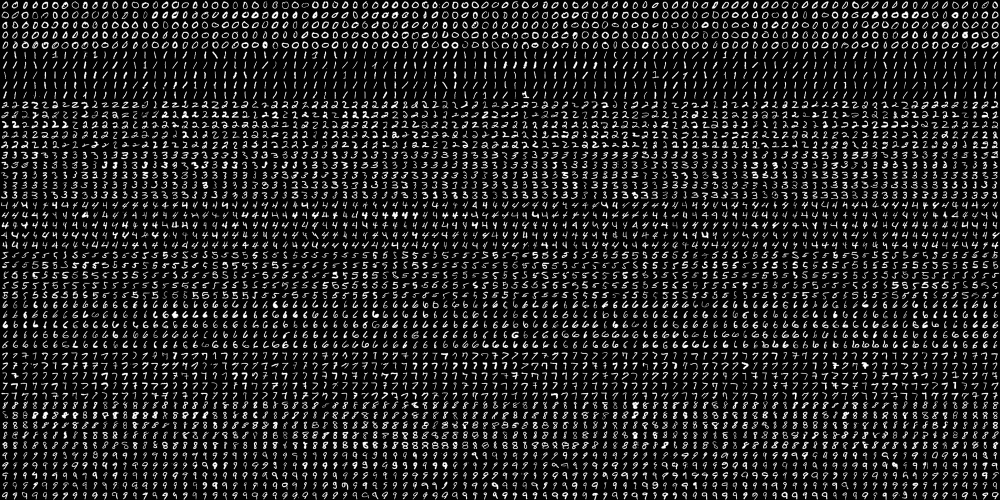
#> input picture datasets/digits.png, 2000 x 1000 px, given in place of the camera (shown at 1/2 size)
$ jupyter execute 3-image-filters.py.ipynb
#> lines starting #> are read from the running program, lines starting #| are printed output that depends on the picture; after the words box and inside, x2 and y2 are one past the last pixel; in counts of white or black regions, pixels touching at a corner belong together
#> further down, frame is the input picture: shape (1000, 2000, 3); min 0, max 255, mean 33.8
[cell 1]
import cv2
import numpy as np

def apply_invert(frame):
    return cv2.bitwise_not(frame)
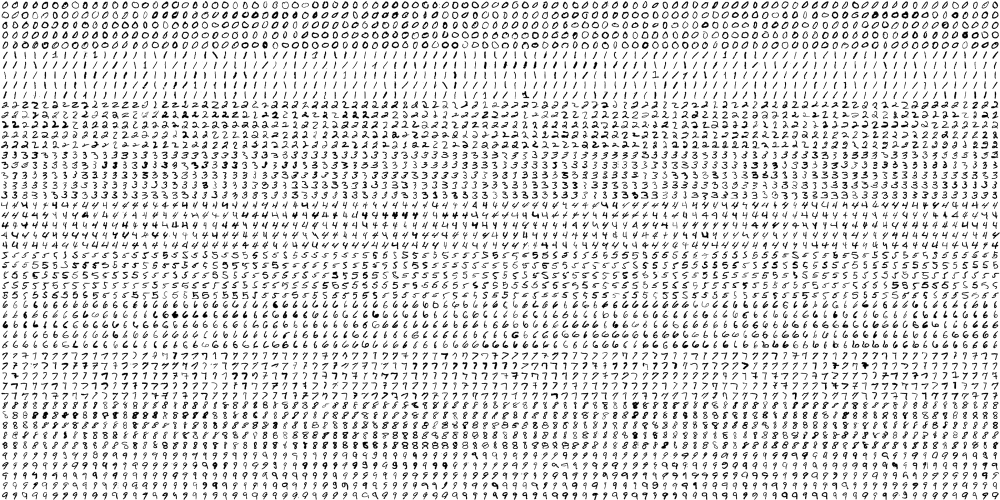
#> returned value: shape (1000, 2000, 3) (shown at 1/2 size); min 0, max 255, mean 221.2

def apply_sepia(frame, intensity=0.5):
#> called with intensity = 0.5
    blue, green, red = 20, 66, 112
    #frame = cv2.cvtColor(frame, cv2.COLOR_BGR2BGRA)
    frame = apply_alpha_convert(frame) #use function for conversion
    frame_height, frame_width, frame_channel = frame.shape
#> frame_height = 1000; frame_width = 2000; frame_channel = 4
    sepia_bgra = (blue, green, red, 1)

    overlay = np.full((frame_height, frame_width, 4), sepia_bgra, dtype='uint8')

    frame = cv2.addWeighted(overlay, intensity, frame, 1.0, 0)
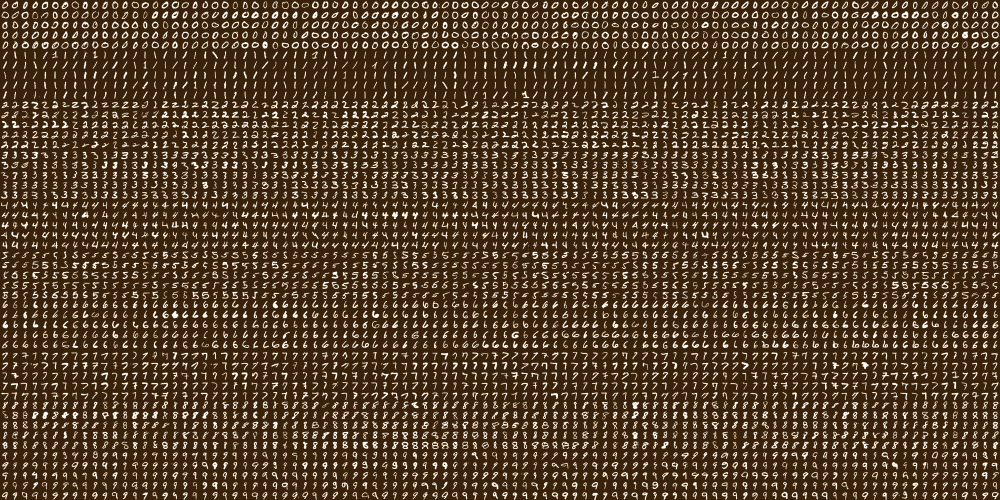
#> frame: shape (1000, 2000, 4) (shown at 1/2 size); mean B, G, R, A 43.4, 65.2, 86.4, 255
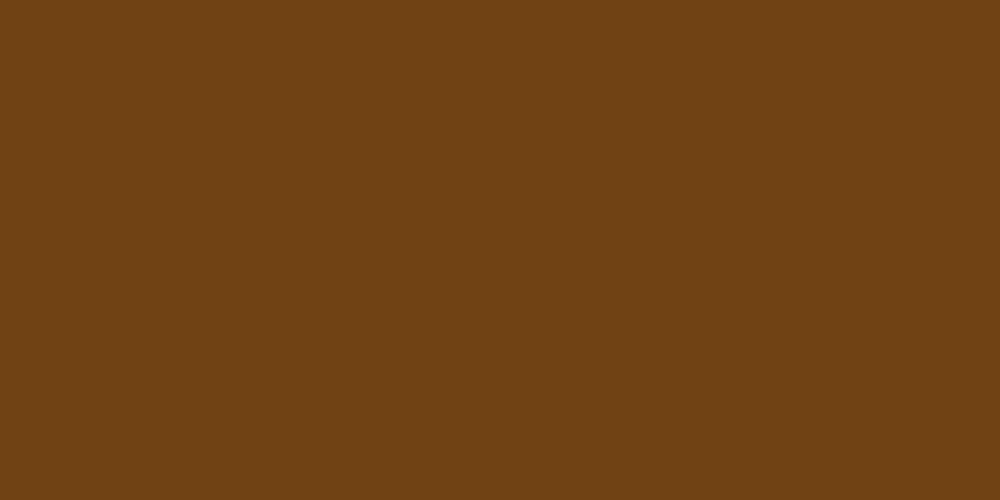
#> overlay: shape (1000, 2000, 4) (shown at 1/2 size); mean B, G, R, A 20, 66, 112, 1
    frame = cv2.cvtColor(frame, cv2.COLOR_BGRA2BGR)
#> frame: shape (1000, 2000, 3)
    return frame

def apply_blue(frame, intensity=0.5):
#> called with intensity = 0.5
    blue, green, red = 132, 71, 237
    #frame = cv2.cvtColor(frame, cv2.COLOR_BGR2BGRA)
    frame = apply_alpha_convert(frame)
    frame_height, frame_width, frame_channel = frame.shape
#> frame_height = 1000; frame_width = 2000; frame_channel = 4
    sepia_bgra = (blue, green, red, 1)

    overlay = np.full((frame_height, frame_width, 4), sepia_bgra, dtype='uint8')

    frame = cv2.addWeighted(overlay, intensity, frame, 1.0, 0)
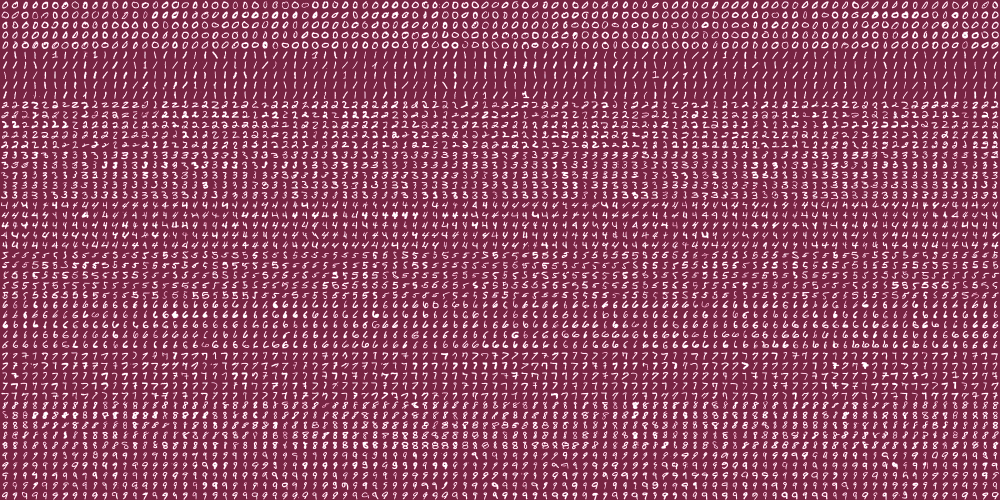
#> frame: shape (1000, 2000, 4) (shown at 1/2 size); mean B, G, R, A 95.5, 67.9, 141.8, 255
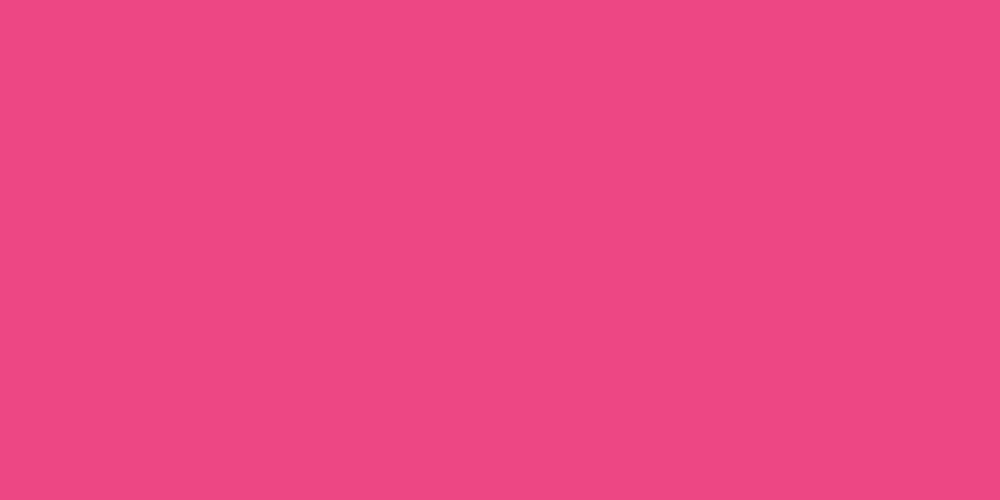
#> overlay: shape (1000, 2000, 4) (shown at 1/2 size); mean B, G, R, A 132, 71, 237, 1
    frame = cv2.cvtColor(frame, cv2.COLOR_BGRA2BGR)
#> frame: shape (1000, 2000, 3)
    return frame

def apply_alpha_convert(frame):
    try:
        frame.shape[3]
    except IndexError:
        frame = cv2.cvtColor(frame, cv2.COLOR_BGR2BGRA)
    return frame

def apply_portrait_mode(frame):
    frame = apply_alpha_convert(frame)
    gray = cv2.cvtColor(frame, cv2.COLOR_BGR2GRAY)
    _, mask = cv2.threshold(gray, 120, 255, cv2.THRESH_BINARY)
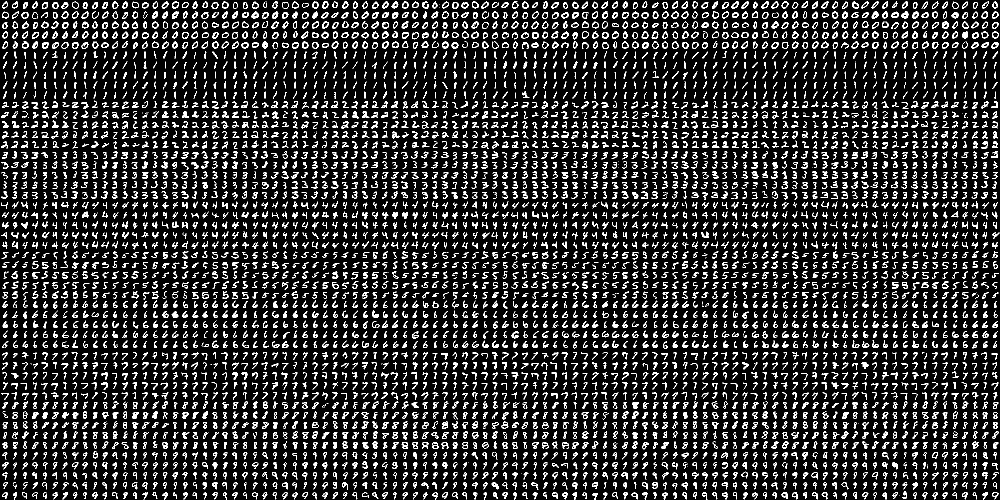
#> mask: shape (1000, 2000) (shown at 1/2 size); 13.6% white in thin lines or dots

    mask = cv2.cvtColor(mask, cv2.COLOR_GRAY2BGRA)
#> mask: shape (1000, 2000, 4)
    blurred = cv2.GaussianBlur(frame, (21, 21), 0)
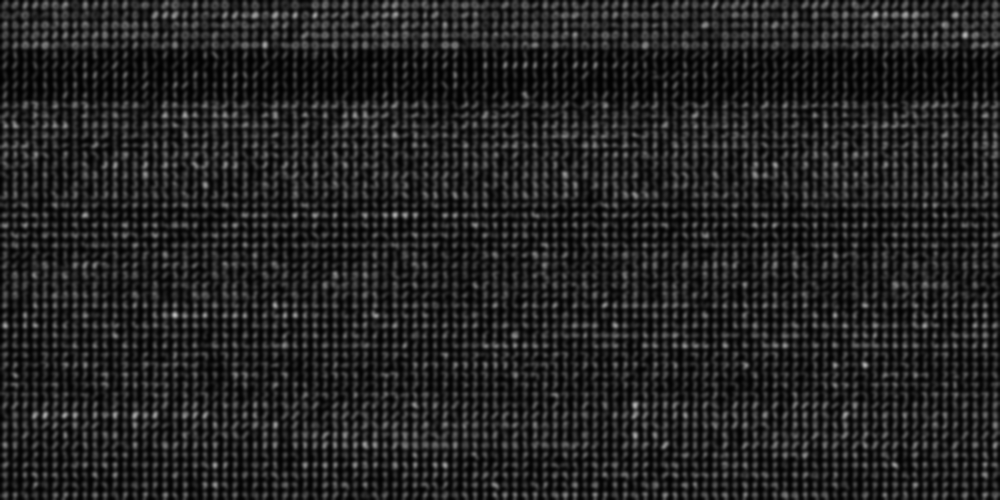
#> blurred: shape (1000, 2000, 4) (shown at 1/2 size); mean B, G, R, A 33.8, 33.8, 33.8, 255

    blended = apply_blend(frame, blurred, mask)
    frame = cv2.cvtColor(blended, cv2.COLOR_BGRA2BGR)

    return frame

def apply_blend(frame_1, frame_2, mask):
    alpha = mask / 255.0
    blended = cv2.convertScaleAbs(frame_1 * (1 - alpha) + (frame_2 * alpha))
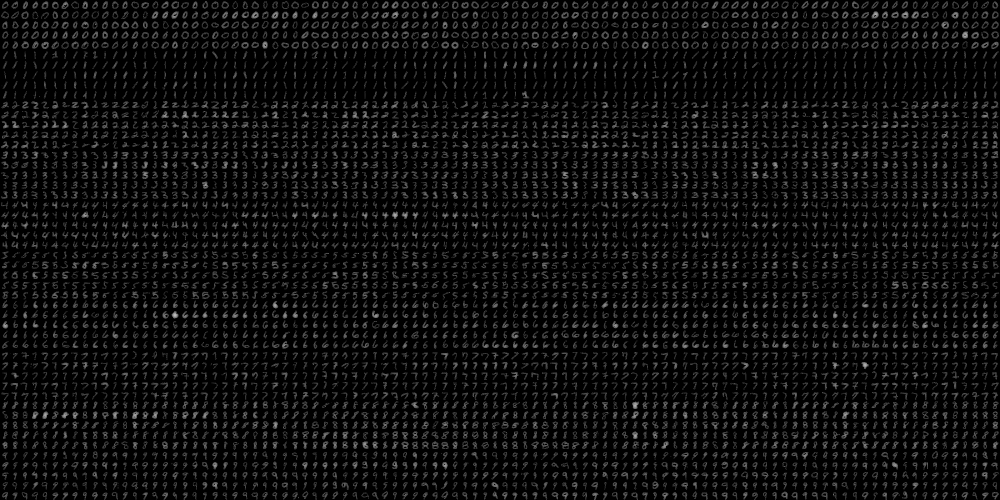
#> blended: shape (1000, 2000, 4) (shown at 1/2 size); mean B, G, R, A 14.4, 14.4, 14.4, 255
    return blended

cap = cv2.VideoCapture(0)

while True:
    _, frame = cap.read()

    invert = apply_invert(frame)
    sepia = apply_sepia(frame)
    blue = apply_blue(frame)
    portrait = apply_portrait_mode(frame)

    cv2.imshow('frame', frame)
    cv2.imshow('invert', invert)
    cv2.imshow('sepia', sepia)
    cv2.imshow('blue', blue)
    cv2.imshow('portrait', portrait)

    k = cv2.waitKey(1)
#> (key q is pressed here)

    if k == ord('q') or k == 27:
        cap.release()
        cv2.destroyAllWindows()
        break

$ run again, on datasets/fashion.png
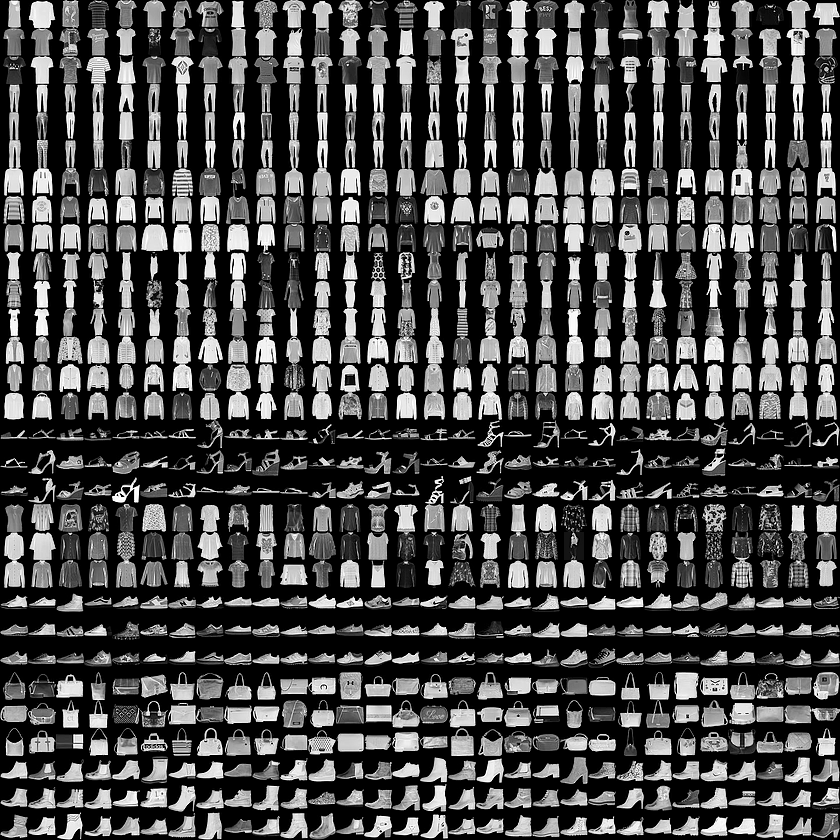
#> input picture datasets/fashion.png, 840 x 840 px, given in place of the camera
#> frame is the input picture: shape (840, 840, 3); min 0, max 255, mean 72
#> in apply_portrait_mode, `_, mask = cv2.threshold(gray, 120, 255, cv2.THRESH_BINARY)`:
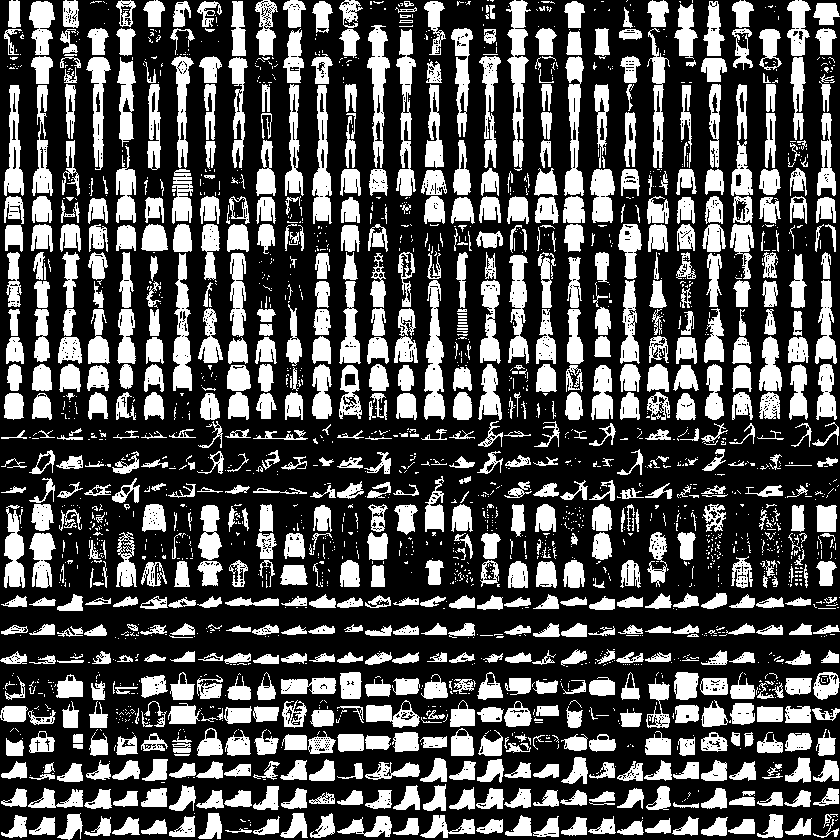
#> mask: shape (840, 840); 32% white; 2274 white regions (1491 under 20 px), largest, box (x1, y1, x2, y2) and area: (506, 0, 531, 171) 1867, (424, 280, 445, 420) 1777, (396, 29, 416, 196) 1657
#> in apply_blend, `blended = cv2.convertScaleAbs(frame_1 * (1 - alpha) + (frame_2 * alpha))`:
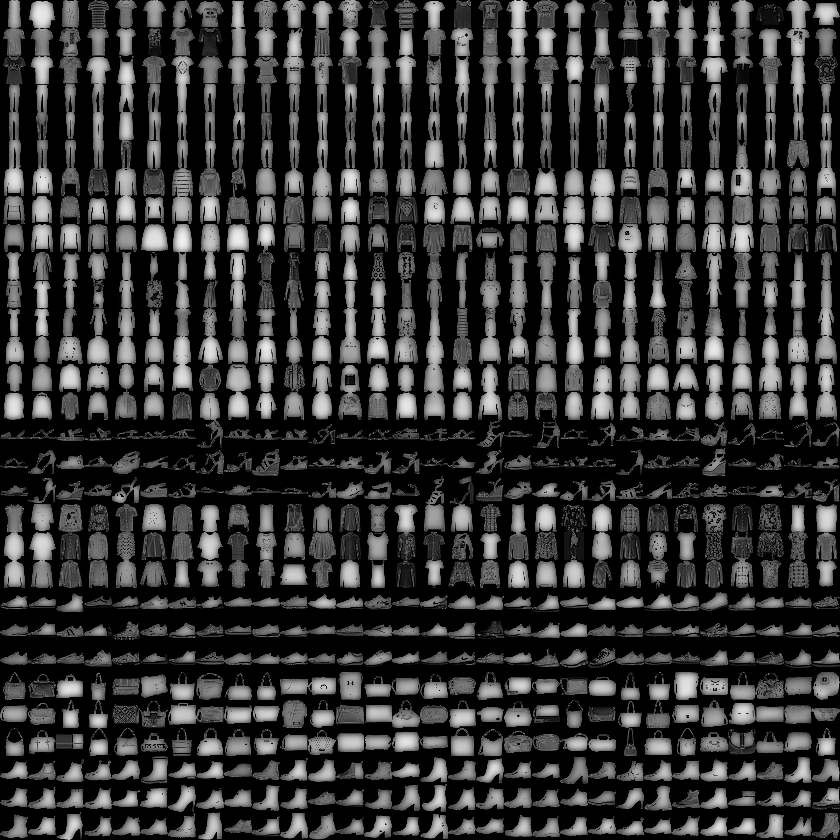
#> blended: shape (840, 840, 4); mean B, G, R, A 52.9, 52.9, 52.9, 255
